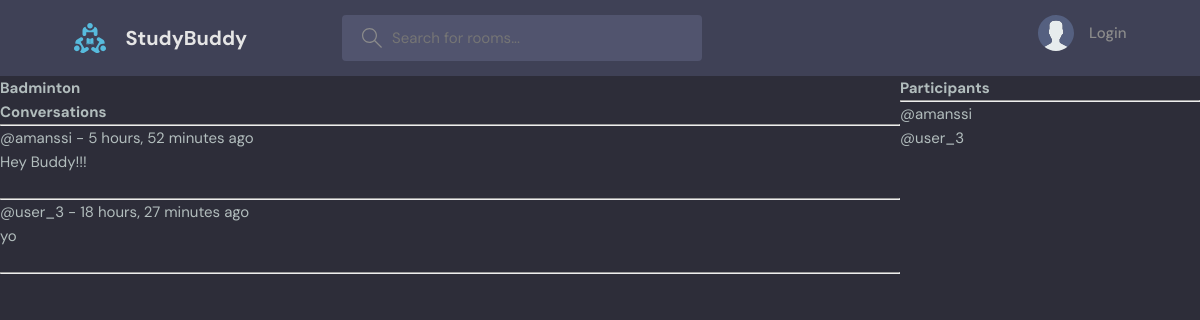
The app's page /room_page/15/, older data.
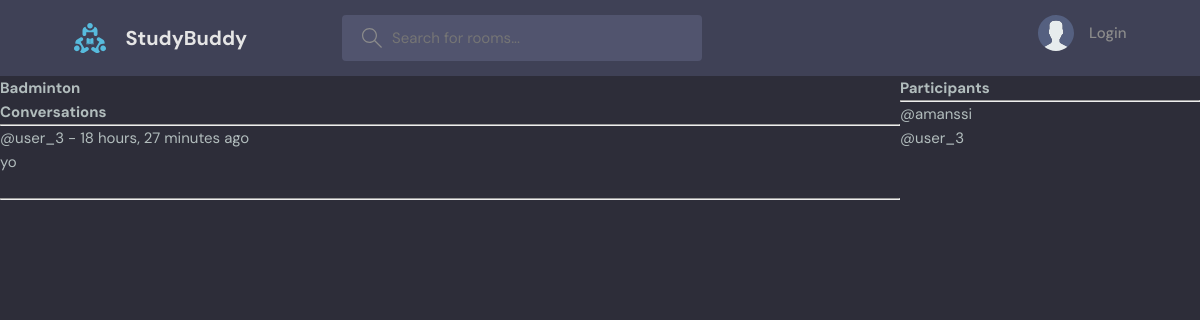
The same page, newer data.
### base/models.py (models this page shows, shortened)
class Room(models.Model):
    host = models.ForeignKey(User, on_delete=models.CASCADE, null=True)
    topic = models.ForeignKey(Topic, on_delete=models.CASCADE, null=True)
    name = models.CharField(max_length=200)
    description = models.TextField(null=True, blank=True)
    participants = models.ManyToManyField(User, related_name='participants', blank=True)
    updated = models.DateTimeField(auto_now=True)
    created = models.DateTimeField(auto_now_add=True)
    class Meta:
        ordering = ['-updated', '-created']

class Message(models.Model):
    user = models.ForeignKey(User, on_delete=models.CASCADE, default='amanssi')
    room = models.ForeignKey(Room, on_delete=models.CASCADE, )
    body = models.TextField()
    updated = models.DateTimeField(auto_now=True)
    created = models.DateTimeField(auto_now_add=True)

### base/views.py (the view, shortened to what this page needs)
# urls.py: path('room_page/<str:pk>/', views.room, name="room_name"),
def room(request, pk):
    curRoom=Room.objects.get(id=pk)
    curRoom_messages=Message.objects.filter(room__id=pk).order_by('-created')
    participants = curRoom.participants.all()
    context={'room':curRoom, 'userMessages':curRoom_messages, 'participants':participants}
    return render(request, 'base/room.html', context)

### base/templates/base/room.html (shortened to what this page needs)
{% extends 'main.html' %}
{% block content %}
<div class="room-container">
    <div>
        <h1>{{room.name}}</h1>
        <div class="Messages-Wrapper">
            <h3>Conversations</h3>
            <hr>
            {% for message in userMessages %}
                <div>
                    <small>@{{message.user}} - {{message.created|timesince}} ago</small>
                    <p>{{message.body}}</p>
                    <br>
                    <hr>
                </div>
            {% endfor %}
        </div>
    </div>
    <div>
        <h3>Participants</h3>
        <hr>
        {% for participant in participants %}
            <small>@{{participant.username}}</small>
            <br>
        {% endfor %}
    </div>
</div>
{% endblock content %}

### templates/main.html (shortened to what this page needs)
<!DOCTYPE html>
{% load static %}
<html lang="en">
    <head>
        <link rel="stylesheet" href="{% static 'styles/style.css' %}" />
    </head>
    <body>
        {% include 'navbar.html' %}
        {% block content %}
        {% endblock content %}
    <body/>
</html>

### templates/navbar.html (shortened to what this page needs)
{% load static %}
<header class="header header--loggedIn">
  <div class="container">
    <a href="{% url 'home_name' %}" class="header__logo">
      <img src="{% static 'images/logo.svg' %}" />
      <h1>StudyBuddy</h1>
    </a>
    <form class="header__search" action="{% url 'home_name' %}" method="GET">
      <label>
        <input type="text" name="query" placeholder="Search for rooms..." />
      </label>
    </form>
    <nav class="header__menu">
      {% if request.user.is_authenticated %}
        <div class="header__user">
          <a href="profile.html">
            <div class="avatar avatar--medium active">
              <img src="https://randomuser.me/api/portraits/men/37.jpg" />
            </div>
            <p>{{request.user.username}} <span>@{{request.user.username}}</span></p>
          </a>
          <button class="dropdown-button">
            <svg version="1.1" xmlns="http://www.w3.org/2000/svg" width="32" height="32" viewBox="0 0 32 32">
              <title>chevron-down</title>
              <path d="M16 21l-13-13h-3l16 16 16-16h-3l-13 13z"></path>
            </svg>
          </button>
        </div>
      {% else %}
        <a href="{% url 'login_name' %}">
          <img src="{% static 'images/avatar.svg' %}" />
          <p>Login</p>
        </a>
      {% endif %}
    </nav>
  </div>
</header>

### static/styles/style.css (style rules this page uses)
:root { --color-main: #71c6dd; --color-main-light: #e1f6fb; --color-dark: #3f4156; --color-dark-medium: #51546e; --color-dark-light: #696d97; --color-light: #e5e5e5; --color-gray: #8b8b8b; --color-light-gray: #b2bdbd; --color-bg: #2d2d39; --color-success: #5dd693; --color-error: #fc4b0b; }
* { font-family: "DM Sans", -apple-system, BlinkMacSystemFont, "Segoe UI", Roboto, Oxygen, Ubuntu, Cantarell, "Open Sans", "Helvetica Neue", sans-serif; margin: 0; padding: 0; box-sizing: border-box; text-rendering: optimizeLegibility; font-size: inherit; }
html { font-size: 56.25%; }
@media only screen and (min-width: 1200px) { html { font-size: 62.5%; } }
body { line-height: 1.6; font-weight: 400; font-size: 1.5rem; color: var(--color-light-gray); background-color: var(--color-bg); min-height: 100vh; }
img { width: 100%; }
a { display: inline-block; color: var(--color-main); text-decoration: none; }
.container { max-width: 120rem; width: 90%; margin: auto; }
.header { padding: 1.5rem; background-color: var(--color-dark); }
.header > .container { display: flex; gap: 9.5rem; }
.header__logo, .header__user { display: flex; gap: 2rem; align-items: center; }
.header__logo > img { height: 3.2rem; width: 3.2rem; }
.header__logo > h1 { font-weight: 700; font-size: 2rem; color: var(--color-light); }
.header__search > label { background-color: var(--color-dark-medium); padding: 1.3rem 1rem; display: flex; align-items: center; gap: 1rem; border-radius: 4px; }
.header__search svg { fill: var(--color-gray); width: 2rem; height: 2rem; margin-left: 1rem; }
.header__search input { width: 30rem; background: transparent; border: none; outline: none; color: var(--color-light); }
.header__menu { margin-left: auto; position: relative; }
.header__menu a { display: flex; gap: 1.5rem; align-items: center; font-weight: 500; text-decoration: none; color: var(--color-gray); }
.header__menu img { height: 3.6rem; }
.header__menu p { line-height: 1.2; }

### base/templates/base/room.html (style rules this page uses)
.room-container { display: grid; grid-template-columns: 3fr 1fr; }

Row changes from the older to the newer data that the page shows:
removed Message: user "amanssi", created "5 hours, 52 minutes", body "Hey Buddy!!!"
